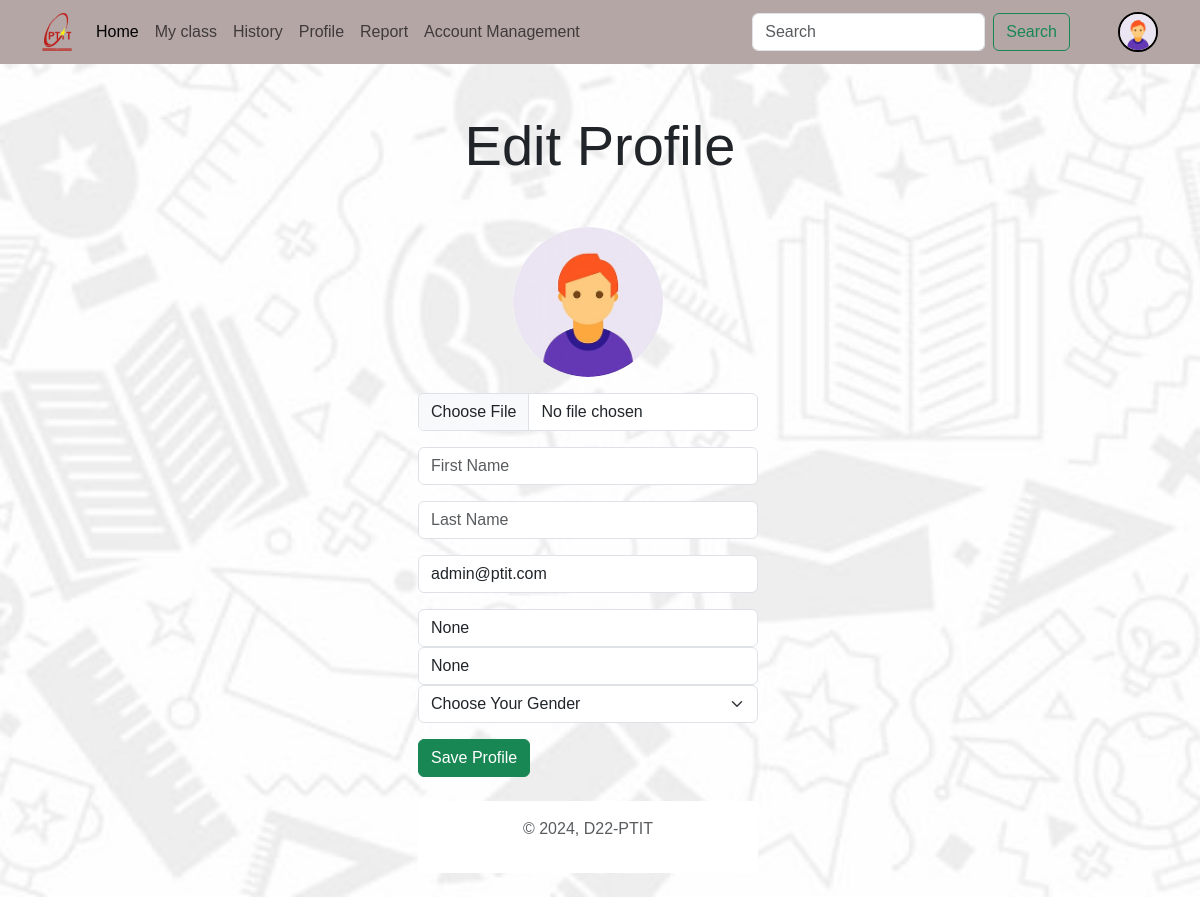
Page /user/edit_profile/ (signed in) on the committed database.
### account/models.py (models this page shows, shortened)
class Profile(models.Model):
    user = models.OneToOneField(User, on_delete=models.CASCADE, null=True, verbose_name='User Object') #verbose_name
    user_class = models.TextField(blank=True, null=True)
    email=models.EmailField(blank=True, null=True,max_length=254,unique=True)
    profile_img = models.ImageField(upload_to='profile_images', default='profile_images/user.jpg', blank=True, null=True, verbose_name='Profile Pic')
    studen_id = models.CharField(max_length=15, blank=True, null=True)
    GENDER = (
        ('Male', 'Male'),
        ('Female', 'Female'),
        ('Other', 'Other'),
    )
    gender = models.CharField(max_length=6, choices=GENDER, blank=True, null=True)

### account/views.py (the view, shortened to what this page needs)
# urls.py: path('edit_profile/', views.editProfile, name='edit_profile'),
@login_required(login_url='login')
def editProfile(request):
    user_object = request.user
    user_profile = request.user.profile
    context = {"user_profile": user_profile}
    return render(request, 'profile-edit.html', context)

### templates/profile-edit.html (shortened to what this page needs)
<!DOCTYPE html>
<html lang="en">
<head>
  <link href="https://cdn.jsdelivr.net/npm/bootstrap@5.3.0-alpha3/dist/css/bootstrap.min.css" rel="stylesheet"
>
    <link rel="stylesheet" href="/static/css/style.css">
  </head>
<body>
  {% include "Components/navbar_loged_in.html" %}
  <h1 class="display-4 text-center my-5">Edit Profile</h1>
  <div class="container">
    <div class="row row-cols-sm-1 row-cols-lg-3 container">
      <div class="col-12">
      </div>
      <div class="col-12">
        <form action="" method="POST" enctype="multipart/form-data">
            <div class="mb-3 d-flex justify-content-center">
                <img src="{{user_profile.profile_img.url}}" alt="profile-pic" width="150" height="150" class="rounded-circle">
            </div>
          <div class="mb-3">
            <input type="file" name="profile_img" class="form-control" id="exampleInputImage">
          </div>
          <div class="mb-3">
            <input type="text" name="firstname" value="{{user_profile.user.first_name}}" class="form-control" id="exampleInputFirstName" placeholder="First Name">
          </div>
          <div class="mb-3">
            <input type="text"  name="lastname" value="{{user_profile.user.last_name}}" class="form-control" id="exampleInputLastName" placeholder="Last Name">
          </div>
          <div class="mb-3">
            <input type="email" name="email" value="{{user_profile.user.email}}" class="form-control" id="exampleInputEmail2" aria-describedby="emailHelp"
              placeholder="Email">
          </div>
          <div class="mb-3">
            <input type="text" name="user_class" value="{{user_profile.user_class}}" class="form-control" id="exampleInputStudentID" placeholder="class">
          <div class="mb-3">
          <div class="mb-3">
            <input type="text" name="studen_id" value="{{ user_profile.studen_id }}" class="form-control" id="exampleInputStudentID" placeholder="Student ID">
          <div class="mb-3">
            <select class="form-select form-control" name="gender" value="{{user_profile.gender}}" id="exampleInputGender" aria-label="Default select example">
                <option selected>Choose Your Gender</option>
              </select>
          </div>
          <button type="submit" class="btn btn-success">Save Profile</button>
        </form>
      </div>
    </div>
  </div>
  {% include "Components/footer.html" %}
</body>
</html>

### templates/Components/navbar_loged_in.html (shortened to what this page needs)
    <nav class="navbar navbar-expand-lg bg-body-tertiary d-none d-lg-block">
        <div class="container">
            <a class="navbar-brand" href="">
                <img src="/static/images/logo_ptit.png" alt="" style="width: 30px;">
                </a>
            <div class="collapse navbar-collapse" id="navbarSupportedContent">
                <ul class="navbar-nav me-auto mb-2 mb-lg-0">
                    <li class="nav-item">
                        <a class="nav-link active" aria-current="page" href="{% url 'welcome' %}">Home</a>
                    </li>
						<a class="nav-link" href="{% url 'my_classes' %}">My class</a>
					<li class="nav-item">
						<a class="nav-link" href="{% url 'not_support' %}">History</a>
					</li>
					<li class="nav-item">
                        <a class="nav-link" href="{% url 'profile' request.user.username %}">Profile</a>
                    </li>
						<a class="nav-link" href="{% url 'not_support' %}">Report</a>
                    {% if request.user.is_staff or request.user.is_superuser %}
                    <a class="nav-link" href="{% url "account_management" %}">Account Management</a>
                    {% endif %}
                </ul>
                <form class="d-flex" role="search">
                    <input class="form-control me-2" type="search" placeholder="Search" aria-label="Search">
                    <button class="btn btn-outline-success" type="submit">Search</button>
                </form>
                {% if request.user.is_authenticated %}
                    <a href="{% url 'profile' request.user.username %}" class="ms-5">
                    <img src="{{request.user.profile.profile_img.url}}" class="rounded-circle" width="40" height="40" alt="profile_img" style="border: 2px solid #000;">
                    </a>
                {% endif %}
            </div>
        </div>
    </nav>

### static/css/style.css (style rules this page uses)
* { font-family: 'Arial', 'Tahoma', 'Verdana', 'Roboto', 'Open Sans', sans-serif; }
body { background-image: url("../images/Bg1.jpg"); background-size: cover; background-repeat: no-repeat; background-attachment: fixed; background-position: center; }
.navbar { background-color: #b5a6a6 !important; }

### rows in the picture
Profile: profile_img (placeholder picture), email "admin@ptit.com", user_class "None", studen_id "None", gender "Choose Your Gender"
